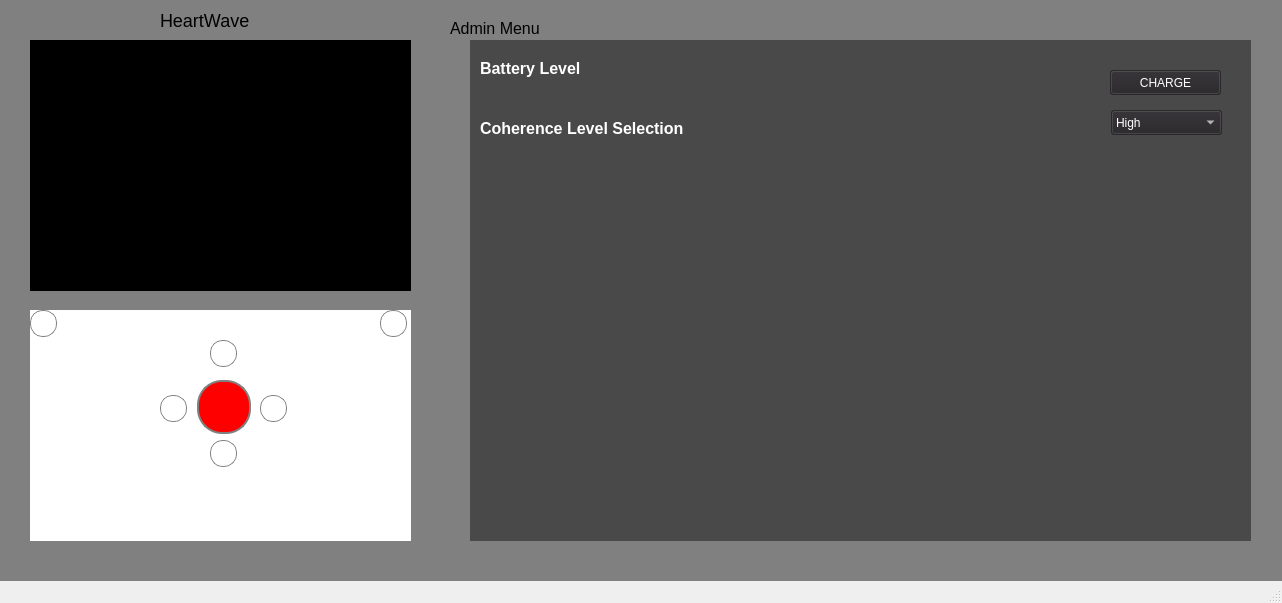
<?xml version="1.0" encoding="UTF-8"?>
<ui version="4.0">
 <class>MainWindow</class>
 <widget class="QMainWindow" name="MainWindow">
  <property name="geometry">
   <rect>
    <x>0</x>
    <y>0</y>
    <width>1282</width>
    <height>603</height>
   </rect>
  </property>
  <property name="windowTitle">
   <string>MainWindow</string>
  </property>
  <widget class="QWidget" name="centralwidget">
   <property name="enabled">
    <bool>true</bool>
   </property>
   <property name="styleSheet">
    <string notr="true">background-color: gray</string>
   </property>
   <widget class="QWidget" name="Buttons" native="true">
    <property name="geometry">
     <rect>
      <x>30</x>
      <y>310</y>
      <width>381</width>
      <height>231</height>
     </rect>
    </property>
    <property name="styleSheet">
     <string notr="true">background-color: white</string>
    </property>
    <widget class="QPushButton" name="UpButton">
     <property name="geometry">
      <rect>
       <x>180</x>
       <y>30</y>
       <width>27</width>
       <height>27</height>
      </rect>
     </property>
     <property name="styleSheet">
      <string notr="true">border-style: solid;
border-color: grey;
border-width: 1px;
border-radius: 12.5px;
background-color: none;
max-width:25px;
max-height:25px;
min-width:25px;
min-height:25px;</string>
     </property>
     <property name="text">
      <string/>
     </property>
    </widget>
    <widget class="QPushButton" name="DownButton">
     <property name="geometry">
      <rect>
       <x>180</x>
       <y>130</y>
       <width>27</width>
       <height>27</height>
      </rect>
     </property>
     <property name="styleSheet">
      <string notr="true">border-style: solid;
border-color: grey;
border-width: 1px;
border-radius: 12.5px;
background-color: none;
max-width:25px;
max-height:25px;
min-width:25px;
min-height:25px;</string>
     </property>
     <property name="text">
      <string/>
     </property>
    </widget>
    <widget class="QPushButton" name="SelectButton">
     <property name="geometry">
      <rect>
       <x>167</x>
       <y>70</y>
       <width>54</width>
       <height>54</height>
      </rect>
     </property>
     <property name="styleSheet">
      <string notr="true">border-style: solid;
border-color: grey;
border-width: 2px;
border-radius: 25px;
background-color: red;
max-width:50px;
max-height:50px;
min-width:50px;
min-height:50px;</string>
     </property>
     <property name="text">
      <string/>
     </property>
    </widget>
    <widget class="QPushButton" name="RightButton">
     <property name="geometry">
      <rect>
       <x>230</x>
       <y>85</y>
       <width>27</width>
       <height>27</height>
      </rect>
     </property>
     <property name="styleSheet">
      <string notr="true">border-style: solid;
border-color: grey;
border-width: 1px;
border-radius: 12.5px;
background-color: none;
max-width:25px;
max-height:25px;
min-width:25px;
min-height:25px;</string>
     </property>
     <property name="text">
      <string/>
     </property>
    </widget>
    <widget class="QPushButton" name="LeftButton">
     <property name="geometry">
      <rect>
       <x>130</x>
       <y>85</y>
       <width>27</width>
       <height>27</height>
      </rect>
     </property>
     <property name="styleSheet">
      <string notr="true">border-style: solid;
border-color: grey;
border-width: 1px;
border-radius: 12.5px;
background-color: none;
max-width:25px;
max-height:25px;
min-width:25px;
min-height:25px;</string>
     </property>
     <property name="text">
      <string/>
     </property>
    </widget>
    <widget class="QPushButton" name="PowerButton">
     <property name="geometry">
      <rect>
       <x>170</x>
       <y>190</y>
       <width>50</width>
       <height>50</height>
      </rect>
     </property>
     <property name="styleSheet">
      <string notr="true">border:none;
border-radius: 25px;
background-color: none;
max-width:50px;
max-height:50px;
min-width:50px;
min-height:50px;</string>
     </property>
     <property name="text">
      <string/>
     </property>
    </widget>
    <widget class="QPushButton" name="BackButton">
     <property name="geometry">
      <rect>
       <x>0</x>
       <y>0</y>
       <width>27</width>
       <height>27</height>
      </rect>
     </property>
     <property name="styleSheet">
      <string notr="true">border-style: solid;
border-color: grey;
border-width: 1px;
border-radius: 12.5px;
background-color: none;
max-width:25px;
max-height:25px;
min-width:25px;
min-height:25px;</string>
     </property>
     <property name="text">
      <string/>
     </property>
    </widget>
    <widget class="QPushButton" name="MenuButton">
     <property name="geometry">
      <rect>
       <x>350</x>
       <y>0</y>
       <width>27</width>
       <height>27</height>
      </rect>
     </property>
     <property name="styleSheet">
      <string notr="true">border-style: solid;
border-color: grey;
border-width: 1px;
border-radius: 12.5px;
background-color: none;
max-width:25px;
max-height:25px;
min-width:25px;
min-height:25px;</string>
     </property>
     <property name="text">
      <string/>
     </property>
    </widget>
   </widget>
   <widget class="QWidget" name="DisplayScreen" native="true">
    <property name="geometry">
     <rect>
      <x>30</x>
      <y>40</y>
      <width>381</width>
      <height>251</height>
     </rect>
    </property>
    <property name="styleSheet">
     <string notr="true">border: 3px solid black; background: solid white</string>
    </property>
    <widget class="QWidget" name="_2HVRScreen" native="true">
     <property name="geometry">
      <rect>
       <x>0</x>
       <y>40</y>
       <width>381</width>
       <height>211</height>
      </rect>
     </property>
     <property name="styleSheet">
      <string notr="true">border: 3px solid black;background: white</string>
     </property>
     <widget class="QWidget" name="widget_5" native="true">
      <property name="geometry">
       <rect>
        <x>350</x>
        <y>10</y>
        <width>21</width>
        <height>21</height>
       </rect>
      </property>
      <property name="styleSheet">
       <string notr="true">border-style: solid;
border-color: grey;
border-width: 2px;
border-radius: 10px;
background-color: red

</string>
      </property>
     </widget>
     <widget class="QWidget" name="widget_4" native="true">
      <property name="geometry">
       <rect>
        <x>240</x>
        <y>20</y>
        <width>61</width>
        <height>21</height>
       </rect>
      </property>
      <property name="palette">
       <palette>
        <active>
         <colorrole role="Button">
          <brush brushstyle="SolidPattern">
           <color alpha="255">
            <red>128</red>
            <green>128</green>
            <blue>128</blue>
           </color>
          </brush>
         </colorrole>
         <colorrole role="Base">
          <brush brushstyle="SolidPattern">
           <color alpha="255">
            <red>128</red>
            <green>128</green>
            <blue>128</blue>
           </color>
          </brush>
         </colorrole>
         <colorrole role="Window">
          <brush brushstyle="SolidPattern">
           <color alpha="255">
            <red>128</red>
            <green>128</green>
            <blue>128</blue>
           </color>
          </brush>
         </colorrole>
        </active>
        <inactive>
         <colorrole role="Button">
          <brush brushstyle="SolidPattern">
           <color alpha="255">
            <red>128</red>
            <green>128</green>
            <blue>128</blue>
           </color>
          </brush>
         </colorrole>
         <colorrole role="Base">
          <brush brushstyle="SolidPattern">
           <color alpha="255">
            <red>128</red>
            <green>128</green>
            <blue>128</blue>
           </color>
          </brush>
         </colorrole>
         <colorrole role="Window">
          <brush brushstyle="SolidPattern">
           <color alpha="255">
            <red>128</red>
            <green>128</green>
            <blue>128</blue>
           </color>
          </brush>
         </colorrole>
        </inactive>
        <disabled>
         <colorrole role="Button">
          <brush brushstyle="SolidPattern">
           <color alpha="255">
            <red>128</red>
            <green>128</green>
            <blue>128</blue>
           </color>
          </brush>
         </colorrole>
         <colorrole role="Base">
          <brush brushstyle="SolidPattern">
           <color alpha="255">
            <red>128</red>
            <green>128</green>
            <blue>128</blue>
           </color>
          </brush>
         </colorrole>
         <colorrole role="Window">
          <brush brushstyle="SolidPattern">
           <color alpha="255">
            <red>128</red>
            <green>128</green>
            <blue>128</blue>
           </color>
          </brush>
         </colorrole>
        </disabled>
       </palette>
      </property>
      <property name="styleSheet">
       <string notr="true">background: grey</string>
      </property>
     </widget>
     <widget class="QLabel" name="label_2">
      <property name="geometry">
       <rect>
        <x>80</x>
        <y>40</y>
        <width>61</width>
        <height>20</height>
       </rect>
      </property>
      <property name="styleSheet">
       <string notr="true">border : none</string>
      </property>
      <property name="text">
       <string>Coherence</string>
      </property>
     </widget>
     <widget class="QLabel" name="label_5">
      <property name="geometry">
       <rect>
        <x>80</x>
        <y>60</y>
        <width>54</width>
        <height>17</height>
       </rect>
      </property>
      <property name="styleSheet">
       <string notr="true">border : none</string>
      </property>
      <property name="text">
       <string>000.000</string>
      </property>
     </widget>
     <widget class="QLabel" name="label_6">
      <property name="geometry">
       <rect>
        <x>170</x>
        <y>60</y>
        <width>54</width>
        <height>17</height>
       </rect>
      </property>
      <property name="styleSheet">
       <string notr="true">border : none</string>
      </property>
      <property name="text">
       <string>000.000</string>
      </property>
     </widget>
     <widget class="QLabel" name="label_4">
      <property name="geometry">
       <rect>
        <x>240</x>
        <y>40</y>
        <width>81</width>
        <height>20</height>
       </rect>
      </property>
      <property name="styleSheet">
       <string notr="true">border : none</string>
      </property>
      <property name="text">
       <string>Achievement</string>
      </property>
     </widget>
     <widget class="QWidget" name="widget_3" native="true">
      <property name="geometry">
       <rect>
        <x>160</x>
        <y>20</y>
        <width>61</width>
        <height>21</height>
       </rect>
      </property>
      <property name="styleSheet">
       <string notr="true">background-color: grey</string>
      </property>
     </widget>
     <widget class="QLabel" name="label_7">
      <property name="geometry">
       <rect>
        <x>240</x>
        <y>60</y>
        <width>54</width>
        <height>17</height>
       </rect>
      </property>
      <property name="styleSheet">
       <string notr="true">border : none</string>
      </property>
      <property name="text">
       <string>000.000</string>
      </property>
     </widget>
     <widget class="QLabel" name="label_3">
      <property name="geometry">
       <rect>
        <x>170</x>
        <y>40</y>
        <width>41</width>
        <height>20</height>
       </rect>
      </property>
      <property name="styleSheet">
       <string notr="true">border : none</string>
      </property>
      <property name="text">
       <string>Length</string>
      </property>
     </widget>
     <widget class="QWidget" name="widget_2" native="true">
      <property name="geometry">
       <rect>
        <x>80</x>
        <y>20</y>
        <width>61</width>
        <height>21</height>
       </rect>
      </property>
      <property name="styleSheet">
       <string notr="true">background-color: grey</string>
      </property>
     </widget>
     <widget class="QProgressBar" name="progressBar">
      <property name="geometry">
       <rect>
        <x>70</x>
        <y>190</y>
        <width>241</width>
        <height>16</height>
       </rect>
      </property>
      <property name="value">
       <number>0</number>
      </property>
      <property name="textVisible">
       <bool>false</bool>
      </property>
     </widget>
     <widget class="QCustomPlot" name="plot" native="true">
      <property name="geometry">
       <rect>
        <x>40</x>
        <y>80</y>
        <width>291</width>
        <height>111</height>
       </rect>
      </property>
     </widget>
     <zorder>widget_5</zorder>
     <zorder>label_2</zorder>
     <zorder>label_5</zorder>
     <zorder>label_6</zorder>
     <zorder>label_4</zorder>
     <zorder>widget_3</zorder>
     <zorder>label_7</zorder>
     <zorder>label_3</zorder>
     <zorder>widget_2</zorder>
     <zorder>widget_4</zorder>
     <zorder>progressBar</zorder>
     <zorder>plot</zorder>
    </widget>
    <widget class="QWidget" name="_0MainMenu" native="true">
     <property name="geometry">
      <rect>
       <x>0</x>
       <y>40</y>
       <width>381</width>
       <height>211</height>
      </rect>
     </property>
     <property name="styleSheet">
      <string notr="true">border: 3px solid black;;background: #a986db</string>
     </property>
     <widget class="QWidget" name="MM_Button1" native="true">
      <property name="geometry">
       <rect>
        <x>0</x>
        <y>0</y>
        <width>381</width>
        <height>51</height>
       </rect>
      </property>
      <property name="styleSheet">
       <string notr="true">background: #3b6282</string>
      </property>
      <widget class="QLabel" name="label">
       <property name="geometry">
        <rect>
         <x>130</x>
         <y>20</y>
         <width>141</width>
         <height>17</height>
        </rect>
       </property>
       <property name="styleSheet">
        <string notr="true">border: none; font-size: 16px</string>
       </property>
       <property name="text">
        <string>Start New Session</string>
       </property>
      </widget>
     </widget>
     <widget class="QWidget" name="MM_Button2" native="true">
      <property name="geometry">
       <rect>
        <x>0</x>
        <y>50</y>
        <width>381</width>
        <height>51</height>
       </rect>
      </property>
      <property name="styleSheet">
       <string notr="true">background: #94a6b5</string>
      </property>
      <widget class="QLabel" name="label_8">
       <property name="geometry">
        <rect>
         <x>170</x>
         <y>10</y>
         <width>71</width>
         <height>21</height>
        </rect>
       </property>
       <property name="styleSheet">
        <string notr="true">border: none; font-size: 16px</string>
       </property>
       <property name="text">
        <string>Settings</string>
       </property>
      </widget>
     </widget>
     <widget class="QWidget" name="MM_Button3" native="true">
      <property name="geometry">
       <rect>
        <x>0</x>
        <y>100</y>
        <width>381</width>
        <height>51</height>
       </rect>
      </property>
      <property name="styleSheet">
       <string notr="true">background: #94a6b5</string>
      </property>
      <widget class="QLabel" name="label_9">
       <property name="geometry">
        <rect>
         <x>150</x>
         <y>10</y>
         <width>91</width>
         <height>21</height>
        </rect>
       </property>
       <property name="styleSheet">
        <string notr="true">border: none; font-size: 16px</string>
       </property>
       <property name="text">
        <string>Log/History</string>
       </property>
      </widget>
     </widget>
     <widget class="QWidget" name="MM_Button4" native="true">
      <property name="geometry">
       <rect>
        <x>0</x>
        <y>150</y>
        <width>381</width>
        <height>51</height>
       </rect>
      </property>
      <property name="styleSheet">
       <string notr="true">background: #94a6b5</string>
      </property>
      <widget class="QLabel" name="label_24">
       <property name="geometry">
        <rect>
         <x>150</x>
         <y>10</y>
         <width>101</width>
         <height>21</height>
        </rect>
       </property>
       <property name="styleSheet">
        <string notr="true">border: none; font-size: 16px</string>
       </property>
       <property name="text">
        <string>Snake Game</string>
       </property>
      </widget>
     </widget>
    </widget>
    <widget class="QWidget" name="OffScreen" native="true">
     <property name="geometry">
      <rect>
       <x>0</x>
       <y>0</y>
       <width>381</width>
       <height>251</height>
      </rect>
     </property>
     <property name="styleSheet">
      <string notr="true">background: black</string>
     </property>
    </widget>
    <widget class="QWidget" name="_1Settings" native="true">
     <property name="geometry">
      <rect>
       <x>0</x>
       <y>40</y>
       <width>381</width>
       <height>211</height>
      </rect>
     </property>
     <property name="styleSheet">
      <string notr="true">border: 3px solid black;;background: #a986db</string>
     </property>
     <widget class="QWidget" name="S_Button1" native="true">
      <property name="geometry">
       <rect>
        <x>0</x>
        <y>0</y>
        <width>381</width>
        <height>51</height>
       </rect>
      </property>
      <property name="styleSheet">
       <string notr="true">background: #3b6282</string>
      </property>
      <widget class="QLabel" name="label_13">
       <property name="geometry">
        <rect>
         <x>10</x>
         <y>10</y>
         <width>141</width>
         <height>21</height>
        </rect>
       </property>
       <property name="styleSheet">
        <string notr="true">border: none; font-size: 16px</string>
       </property>
       <property name="text">
        <string>Challenge Level:</string>
       </property>
      </widget>
      <widget class="QLabel" name="CL_Text">
       <property name="geometry">
        <rect>
         <x>250</x>
         <y>10</y>
         <width>121</width>
         <height>21</height>
        </rect>
       </property>
       <property name="layoutDirection">
        <enum>Qt::LeftToRight</enum>
       </property>
       <property name="styleSheet">
        <string notr="true">border: none; font-size: 16px</string>
       </property>
       <property name="text">
        <string>Beginner</string>
       </property>
       <property name="alignment">
        <set>Qt::AlignRight|Qt::AlignTrailing|Qt::AlignVCenter</set>
       </property>
      </widget>
     </widget>
     <widget class="QWidget" name="S_Button2" native="true">
      <property name="geometry">
       <rect>
        <x>0</x>
        <y>50</y>
        <width>381</width>
        <height>51</height>
       </rect>
      </property>
      <property name="styleSheet">
       <string notr="true">background: #94a6b5</string>
      </property>
      <widget class="QLabel" name="label_14">
       <property name="geometry">
        <rect>
         <x>10</x>
         <y>10</y>
         <width>141</width>
         <height>21</height>
        </rect>
       </property>
       <property name="styleSheet">
        <string notr="true">border: none; font-size: 16px</string>
       </property>
       <property name="text">
        <string>Breath Pacer</string>
       </property>
      </widget>
      <widget class="QLabel" name="BP_Text">
       <property name="geometry">
        <rect>
         <x>250</x>
         <y>10</y>
         <width>121</width>
         <height>21</height>
        </rect>
       </property>
       <property name="layoutDirection">
        <enum>Qt::LeftToRight</enum>
       </property>
       <property name="styleSheet">
        <string notr="true">border: none; font-size: 16px</string>
       </property>
       <property name="text">
        <string>10</string>
       </property>
       <property name="alignment">
        <set>Qt::AlignRight|Qt::AlignTrailing|Qt::AlignVCenter</set>
       </property>
      </widget>
     </widget>
    </widget>
    <widget class="QWidget" name="TopBar" native="true">
     <property name="geometry">
      <rect>
       <x>0</x>
       <y>0</y>
       <width>381</width>
       <height>41</height>
      </rect>
     </property>
     <property name="styleSheet">
      <string notr="true">background: #a986db</string>
     </property>
     <widget class="QProgressBar" name="BatteryVisual">
      <property name="geometry">
       <rect>
        <x>20</x>
        <y>10</y>
        <width>41</width>
        <height>20</height>
       </rect>
      </property>
      <property name="sizePolicy">
       <sizepolicy hsizetype="MinimumExpanding" vsizetype="Expanding">
        <horstretch>0</horstretch>
        <verstretch>0</verstretch>
       </sizepolicy>
      </property>
      <property name="whatsThis">
       <string>&lt;html&gt;&lt;head/&gt;&lt;body&gt;&lt;p&gt;Battery Level&lt;/p&gt;&lt;/body&gt;&lt;/html&gt;</string>
      </property>
      <property name="layoutDirection">
       <enum>Qt::LeftToRight</enum>
      </property>
      <property name="autoFillBackground">
       <bool>false</bool>
      </property>
      <property name="styleSheet">
       <string notr="true">background: none; border : none</string>
      </property>
      <property name="value">
       <number>50</number>
      </property>
      <property name="alignment">
       <set>Qt::AlignCenter</set>
      </property>
      <property name="textVisible">
       <bool>false</bool>
      </property>
      <property name="orientation">
       <enum>Qt::Horizontal</enum>
      </property>
      <property name="invertedAppearance">
       <bool>false</bool>
      </property>
      <property name="textDirection">
       <enum>QProgressBar::BottomToTop</enum>
      </property>
     </widget>
     <widget class="QLabel" name="batteryPercent">
      <property name="geometry">
       <rect>
        <x>20</x>
        <y>10</y>
        <width>31</width>
        <height>17</height>
       </rect>
      </property>
      <property name="toolTip">
       <string>&lt;html&gt;&lt;head/&gt;&lt;body&gt;&lt;p&gt;Battery Level&lt;/p&gt;&lt;/body&gt;&lt;/html&gt;</string>
      </property>
      <property name="whatsThis">
       <string>&lt;html&gt;&lt;head/&gt;&lt;body&gt;&lt;p&gt;Battery Level&lt;/p&gt;&lt;/body&gt;&lt;/html&gt;</string>
      </property>
      <property name="styleSheet">
       <string notr="true">border: none; padding:   -6px; background: none</string>
      </property>
      <property name="midLineWidth">
       <number>-1</number>
      </property>
      <property name="text">
       <string>50%</string>
      </property>
     </widget>
    </widget>
    <widget class="QWidget" name="_3LogHistory" native="true">
     <property name="geometry">
      <rect>
       <x>0</x>
       <y>40</y>
       <width>381</width>
       <height>211</height>
      </rect>
     </property>
     <property name="styleSheet">
      <string notr="true">border: 3px solid black;;background: #a986db</string>
     </property>
     <widget class="QFrame" name="historyFrame">
      <property name="geometry">
       <rect>
        <x>0</x>
        <y>0</y>
        <width>380</width>
        <height>10000</height>
       </rect>
      </property>
      <property name="frameShape">
       <enum>QFrame::StyledPanel</enum>
      </property>
      <property name="frameShadow">
       <enum>QFrame::Raised</enum>
      </property>
     </widget>
    </widget>
    <widget class="QWidget" name="__Overview" native="true">
     <property name="geometry">
      <rect>
       <x>0</x>
       <y>0</y>
       <width>381</width>
       <height>251</height>
      </rect>
     </property>
     <property name="styleSheet">
      <string notr="true">border: 3px solid black;;background: #394161;</string>
     </property>
     <widget class="QWidget" name="__Overview_2" native="true">
      <property name="geometry">
       <rect>
        <x>30</x>
        <y>0</y>
        <width>321</width>
        <height>251</height>
       </rect>
      </property>
      <property name="styleSheet">
       <string notr="true">border: 3px solid black;;background: #616ddd;</string>
      </property>
      <widget class="QLabel" name="label_10">
       <property name="geometry">
        <rect>
         <x>20</x>
         <y>20</y>
         <width>101</width>
         <height>17</height>
        </rect>
       </property>
       <property name="styleSheet">
        <string notr="true">border: none</string>
       </property>
       <property name="text">
        <string>Challenge Level </string>
       </property>
      </widget>
      <widget class="QLabel" name="label_11">
       <property name="geometry">
        <rect>
         <x>20</x>
         <y>40</y>
         <width>121</width>
         <height>17</height>
        </rect>
       </property>
       <property name="styleSheet">
        <string notr="true">border: none</string>
       </property>
       <property name="text">
        <string>Percent Time in Low</string>
       </property>
      </widget>
      <widget class="QLabel" name="label_12">
       <property name="geometry">
        <rect>
         <x>20</x>
         <y>60</y>
         <width>151</width>
         <height>17</height>
        </rect>
       </property>
       <property name="styleSheet">
        <string notr="true">border: none</string>
       </property>
       <property name="text">
        <string>Percent Time in Medium</string>
       </property>
      </widget>
      <widget class="QLabel" name="label_16">
       <property name="geometry">
        <rect>
         <x>20</x>
         <y>80</y>
         <width>121</width>
         <height>17</height>
        </rect>
       </property>
       <property name="styleSheet">
        <string notr="true">border: none</string>
       </property>
       <property name="text">
        <string>Percent Time in High</string>
       </property>
      </widget>
      <widget class="QLabel" name="label_17">
       <property name="geometry">
        <rect>
         <x>20</x>
         <y>100</y>
         <width>121</width>
         <height>17</height>
        </rect>
       </property>
       <property name="styleSheet">
        <string notr="true">border: none</string>
       </property>
       <property name="text">
        <string>Average Coherence</string>
       </property>
      </widget>
      <widget class="QLabel" name="label_18">
       <property name="geometry">
        <rect>
         <x>20</x>
         <y>120</y>
         <width>121</width>
         <height>17</height>
        </rect>
       </property>
       <property name="styleSheet">
        <string notr="true">border: none</string>
       </property>
       <property name="text">
        <string>Length of Session</string>
       </property>
      </widget>
      <widget class="QLabel" name="label_19">
       <property name="geometry">
        <rect>
         <x>20</x>
         <y>140</y>
         <width>121</width>
         <height>17</height>
        </rect>
       </property>
       <property name="styleSheet">
        <string notr="true">border: none</string>
       </property>
       <property name="text">
        <string>Achievement Score</string>
       </property>
      </widget>
      <widget class="QLabel" name="CL">
       <property name="geometry">
        <rect>
         <x>250</x>
         <y>20</y>
         <width>61</width>
         <height>20</height>
        </rect>
       </property>
       <property name="styleSheet">
        <string notr="true">border: none</string>
       </property>
       <property name="text">
        <string>0</string>
       </property>
       <property name="alignment">
        <set>Qt::AlignRight|Qt::AlignTrailing|Qt::AlignVCenter</set>
       </property>
      </widget>
      <widget class="QLabel" name="TIL">
       <property name="geometry">
        <rect>
         <x>250</x>
         <y>40</y>
         <width>61</width>
         <height>20</height>
        </rect>
       </property>
       <property name="styleSheet">
        <string notr="true">border: none</string>
       </property>
       <property name="text">
        <string>0</string>
       </property>
       <property name="alignment">
        <set>Qt::AlignRight|Qt::AlignTrailing|Qt::AlignVCenter</set>
       </property>
      </widget>
      <widget class="QLabel" name="TIH">
       <property name="geometry">
        <rect>
         <x>250</x>
         <y>80</y>
         <width>61</width>
         <height>20</height>
        </rect>
       </property>
       <property name="styleSheet">
        <string notr="true">border: none</string>
       </property>
       <property name="text">
        <string>0</string>
       </property>
       <property name="alignment">
        <set>Qt::AlignRight|Qt::AlignTrailing|Qt::AlignVCenter</set>
       </property>
      </widget>
      <widget class="QLabel" name="TIM">
       <property name="geometry">
        <rect>
         <x>250</x>
         <y>60</y>
         <width>61</width>
         <height>20</height>
        </rect>
       </property>
       <property name="styleSheet">
        <string notr="true">border: none</string>
       </property>
       <property name="text">
        <string>0</string>
       </property>
       <property name="alignment">
        <set>Qt::AlignRight|Qt::AlignTrailing|Qt::AlignVCenter</set>
       </property>
      </widget>
      <widget class="QLabel" name="LS">
       <property name="geometry">
        <rect>
         <x>250</x>
         <y>120</y>
         <width>61</width>
         <height>20</height>
        </rect>
       </property>
       <property name="styleSheet">
        <string notr="true">border: none</string>
       </property>
       <property name="text">
        <string>0</string>
       </property>
       <property name="alignment">
        <set>Qt::AlignRight|Qt::AlignTrailing|Qt::AlignVCenter</set>
       </property>
      </widget>
      <widget class="QLabel" name="AC">
       <property name="geometry">
        <rect>
         <x>250</x>
         <y>100</y>
         <width>61</width>
         <height>20</height>
        </rect>
       </property>
       <property name="styleSheet">
        <string notr="true">border: none</string>
       </property>
       <property name="text">
        <string>0</string>
       </property>
       <property name="alignment">
        <set>Qt::AlignRight|Qt::AlignTrailing|Qt::AlignVCenter</set>
       </property>
      </widget>
      <widget class="QLabel" name="AS">
       <property name="geometry">
        <rect>
         <x>250</x>
         <y>140</y>
         <width>61</width>
         <height>20</height>
        </rect>
       </property>
       <property name="styleSheet">
        <string notr="true">border: none</string>
       </property>
       <property name="text">
        <string>0</string>
       </property>
       <property name="alignment">
        <set>Qt::AlignRight|Qt::AlignTrailing|Qt::AlignVCenter</set>
       </property>
      </widget>
      <widget class="QCustomPlot" name="widget_6" native="true">
       <property name="geometry">
        <rect>
         <x>40</x>
         <y>160</y>
         <width>241</width>
         <height>80</height>
        </rect>
       </property>
      </widget>
     </widget>
    </widget>
    <widget class="QWidget" name="_0Hist" native="true">
     <property name="geometry">
      <rect>
       <x>275</x>
       <y>5</y>
       <width>100</width>
       <height>30</height>
      </rect>
     </property>
     <property name="styleSheet">
      <string notr="true">background:#94a6b5</string>
     </property>
     <widget class="QLabel" name="label_22">
      <property name="geometry">
       <rect>
        <x>20</x>
        <y>10</y>
        <width>71</width>
        <height>17</height>
       </rect>
      </property>
      <property name="styleSheet">
       <string notr="true">border:none</string>
      </property>
      <property name="text">
       <string>Reset Data</string>
      </property>
     </widget>
    </widget>
    <widget class="QWidget" name="_4SnakeGame" native="true">
     <property name="geometry">
      <rect>
       <x>0</x>
       <y>0</y>
       <width>381</width>
       <height>251</height>
      </rect>
     </property>
     <property name="styleSheet">
      <string notr="true">border: 10px solid black;;background: #ddd</string>
     </property>
     <widget class="QWidget" name="Food" native="true">
      <property name="geometry">
       <rect>
        <x>30</x>
        <y>70</y>
        <width>10</width>
        <height>10</height>
       </rect>
      </property>
      <property name="styleSheet">
       <string notr="true">border:none;background:blue</string>
      </property>
     </widget>
     <widget class="QLabel" name="Score">
      <property name="geometry">
       <rect>
        <x>320</x>
        <y>-10</y>
        <width>61</width>
        <height>31</height>
       </rect>
      </property>
      <property name="font">
       <font>
        <pointsize>8</pointsize>
        <weight>50</weight>
        <bold>false</bold>
        <underline>false</underline>
       </font>
      </property>
      <property name="styleSheet">
       <string notr="true">border: none; color: white; background:none</string>
      </property>
      <property name="text">
       <string>Score : 0</string>
      </property>
      <property name="alignment">
       <set>Qt::AlignRight|Qt::AlignTrailing|Qt::AlignVCenter</set>
      </property>
     </widget>
     <widget class="QLabel" name="StartText">
      <property name="geometry">
       <rect>
        <x>120</x>
        <y>10</y>
        <width>171</width>
        <height>51</height>
       </rect>
      </property>
      <property name="font">
       <font>
        <pointsize>15</pointsize>
        <weight>75</weight>
        <bold>true</bold>
        <underline>true</underline>
       </font>
      </property>
      <property name="styleSheet">
       <string notr="true">border: none; background: none;</string>
      </property>
      <property name="text">
       <string>Press Any Button
To Start</string>
      </property>
      <property name="alignment">
       <set>Qt::AlignCenter</set>
      </property>
     </widget>
     <widget class="QWidget" name="Snake" native="true">
      <property name="geometry">
       <rect>
        <x>180</x>
        <y>130</y>
        <width>10</width>
        <height>10</height>
       </rect>
      </property>
      <property name="styleSheet">
       <string notr="true">border:none;background:black</string>
      </property>
     </widget>
    </widget>
    <zorder>_0Hist</zorder>
    <zorder>_2HVRScreen</zorder>
    <zorder>_1Settings</zorder>
    <zorder>_3LogHistory</zorder>
    <zorder>__Overview</zorder>
    <zorder>_0MainMenu</zorder>
    <zorder>_4SnakeGame</zorder>
    <zorder>TopBar</zorder>
    <zorder>OffScreen</zorder>
   </widget>
   <widget class="QLabel" name="Title">
    <property name="geometry">
     <rect>
      <x>160</x>
      <y>10</y>
      <width>101</width>
      <height>21</height>
     </rect>
    </property>
    <property name="styleSheet">
     <string notr="true">font-size: 18px</string>
    </property>
    <property name="text">
     <string>HeartWave</string>
    </property>
   </widget>
   <widget class="QWidget" name="widget" native="true">
    <property name="geometry">
     <rect>
      <x>470</x>
      <y>40</y>
      <width>781</width>
      <height>501</height>
     </rect>
    </property>
    <property name="palette">
     <palette>
      <active>
       <colorrole role="Button">
        <brush brushstyle="SolidPattern">
         <color alpha="153">
          <red>38</red>
          <green>36</green>
          <blue>39</blue>
         </color>
        </brush>
       </colorrole>
       <colorrole role="Text">
        <brush brushstyle="SolidPattern">
         <color alpha="255">
          <red>255</red>
          <green>255</green>
          <blue>255</blue>
         </color>
        </brush>
       </colorrole>
       <colorrole role="Base">
        <brush brushstyle="SolidPattern">
         <color alpha="153">
          <red>38</red>
          <green>36</green>
          <blue>39</blue>
         </color>
        </brush>
       </colorrole>
       <colorrole role="Window">
        <brush brushstyle="SolidPattern">
         <color alpha="153">
          <red>38</red>
          <green>36</green>
          <blue>39</blue>
         </color>
        </brush>
       </colorrole>
       <colorrole role="PlaceholderText">
        <brush brushstyle="SolidPattern">
         <color alpha="128">
          <red>255</red>
          <green>255</green>
          <blue>255</blue>
         </color>
        </brush>
       </colorrole>
      </active>
      <inactive>
       <colorrole role="Button">
        <brush brushstyle="SolidPattern">
         <color alpha="153">
          <red>38</red>
          <green>36</green>
          <blue>39</blue>
         </color>
        </brush>
       </colorrole>
       <colorrole role="Text">
        <brush brushstyle="SolidPattern">
         <color alpha="255">
          <red>255</red>
          <green>255</green>
          <blue>255</blue>
         </color>
        </brush>
       </colorrole>
       <colorrole role="Base">
        <brush brushstyle="SolidPattern">
         <color alpha="153">
          <red>38</red>
          <green>36</green>
          <blue>39</blue>
         </color>
        </brush>
       </colorrole>
       <colorrole role="Window">
        <brush brushstyle="SolidPattern">
         <color alpha="153">
          <red>38</red>
          <green>36</green>
          <blue>39</blue>
         </color>
        </brush>
       </colorrole>
       <colorrole role="PlaceholderText">
        <brush brushstyle="SolidPattern">
         <color alpha="128">
          <red>255</red>
          <green>255</green>
          <blue>255</blue>
         </color>
        </brush>
       </colorrole>
      </inactive>
      <disabled>
       <colorrole role="Button">
        <brush brushstyle="SolidPattern">
         <color alpha="153">
          <red>38</red>
          <green>36</green>
          <blue>39</blue>
         </color>
        </brush>
       </colorrole>
       <colorrole role="Text">
        <brush brushstyle="SolidPattern">
         <color alpha="255">
          <red>190</red>
          <green>190</green>
          <blue>190</blue>
         </color>
        </brush>
       </colorrole>
       <colorrole role="Base">
        <brush brushstyle="SolidPattern">
         <color alpha="153">
          <red>38</red>
          <green>36</green>
          <blue>39</blue>
         </color>
        </brush>
       </colorrole>
       <colorrole role="Window">
        <brush brushstyle="SolidPattern">
         <color alpha="153">
          <red>38</red>
          <green>36</green>
          <blue>39</blue>
         </color>
        </brush>
       </colorrole>
       <colorrole role="PlaceholderText">
        <brush brushstyle="SolidPattern">
         <color alpha="128">
          <red>0</red>
          <green>0</green>
          <blue>0</blue>
         </color>
        </brush>
       </colorrole>
      </disabled>
     </palette>
    </property>
    <property name="styleSheet">
     <string notr="true">background-color: rgba(38, 36, 39, 0.6)</string>
    </property>
    <widget class="QLabel" name="label_20">
     <property name="geometry">
      <rect>
       <x>10</x>
       <y>20</y>
       <width>131</width>
       <height>17</height>
      </rect>
     </property>
     <property name="font">
      <font>
       <pointsize>-1</pointsize>
       <weight>75</weight>
       <bold>true</bold>
      </font>
     </property>
     <property name="styleSheet">
      <string notr="true">font-size: 16px; background: none; color: white;</string>
     </property>
     <property name="text">
      <string>Battery Level</string>
     </property>
    </widget>
    <widget class="QLabel" name="label_21">
     <property name="geometry">
      <rect>
       <x>10</x>
       <y>80</y>
       <width>221</width>
       <height>17</height>
      </rect>
     </property>
     <property name="font">
      <font>
       <pointsize>-1</pointsize>
       <weight>75</weight>
       <bold>true</bold>
      </font>
     </property>
     <property name="styleSheet">
      <string notr="true">font-size: 16px; background: none; color: white;</string>
     </property>
     <property name="text">
      <string>Coherence Level Selection</string>
     </property>
    </widget>
    <widget class="QComboBox" name="comboBox">
     <property name="geometry">
      <rect>
       <x>641</x>
       <y>70</y>
       <width>111</width>
       <height>25</height>
      </rect>
     </property>
     <property name="palette">
      <palette>
       <active>
        <colorrole role="Button">
         <brush brushstyle="SolidPattern">
          <color alpha="153">
           <red>38</red>
           <green>36</green>
           <blue>39</blue>
          </color>
         </brush>
        </colorrole>
        <colorrole role="ButtonText">
         <brush brushstyle="SolidPattern">
          <color alpha="255">
           <red>255</red>
           <green>255</green>
           <blue>255</blue>
          </color>
         </brush>
        </colorrole>
        <colorrole role="Base">
         <brush brushstyle="SolidPattern">
          <color alpha="153">
           <red>38</red>
           <green>36</green>
           <blue>39</blue>
          </color>
         </brush>
        </colorrole>
        <colorrole role="Window">
         <brush brushstyle="SolidPattern">
          <color alpha="153">
           <red>38</red>
           <green>36</green>
           <blue>39</blue>
          </color>
         </brush>
        </colorrole>
       </active>
       <inactive>
        <colorrole role="Button">
         <brush brushstyle="SolidPattern">
          <color alpha="153">
           <red>38</red>
           <green>36</green>
           <blue>39</blue>
          </color>
         </brush>
        </colorrole>
        <colorrole role="ButtonText">
         <brush brushstyle="SolidPattern">
          <color alpha="255">
           <red>255</red>
           <green>255</green>
           <blue>255</blue>
          </color>
         </brush>
        </colorrole>
        <colorrole role="Base">
         <brush brushstyle="SolidPattern">
          <color alpha="153">
           <red>38</red>
           <green>36</green>
           <blue>39</blue>
          </color>
         </brush>
        </colorrole>
        <colorrole role="Window">
         <brush brushstyle="SolidPattern">
          <color alpha="153">
           <red>38</red>
           <green>36</green>
           <blue>39</blue>
          </color>
         </brush>
        </colorrole>
       </inactive>
       <disabled>
        <colorrole role="Button">
         <brush brushstyle="SolidPattern">
          <color alpha="153">
           <red>38</red>
           <green>36</green>
           <blue>39</blue>
          </color>
         </brush>
        </colorrole>
        <colorrole role="ButtonText">
         <brush brushstyle="SolidPattern">
          <color alpha="255">
           <red>190</red>
           <green>190</green>
           <blue>190</blue>
          </color>
         </brush>
        </colorrole>
        <colorrole role="Base">
         <brush brushstyle="SolidPattern">
          <color alpha="153">
           <red>38</red>
           <green>36</green>
           <blue>39</blue>
          </color>
         </brush>
        </colorrole>
        <colorrole role="Window">
         <brush brushstyle="SolidPattern">
          <color alpha="153">
           <red>38</red>
           <green>36</green>
           <blue>39</blue>
          </color>
         </brush>
        </colorrole>
       </disabled>
      </palette>
     </property>
     <item>
      <property name="text">
       <string>High</string>
      </property>
     </item>
     <item>
      <property name="text">
       <string>Medium</string>
      </property>
     </item>
     <item>
      <property name="text">
       <string>Low</string>
      </property>
     </item>
    </widget>
    <widget class="QPushButton" name="pushButton">
     <property name="geometry">
      <rect>
       <x>640</x>
       <y>30</y>
       <width>111</width>
       <height>25</height>
      </rect>
     </property>
     <property name="palette">
      <palette>
       <active>
        <colorrole role="Button">
         <brush brushstyle="SolidPattern">
          <color alpha="153">
           <red>38</red>
           <green>36</green>
           <blue>39</blue>
          </color>
         </brush>
        </colorrole>
        <colorrole role="ButtonText">
         <brush brushstyle="SolidPattern">
          <color alpha="255">
           <red>255</red>
           <green>255</green>
           <blue>255</blue>
          </color>
         </brush>
        </colorrole>
        <colorrole role="Base">
         <brush brushstyle="SolidPattern">
          <color alpha="153">
           <red>38</red>
           <green>36</green>
           <blue>39</blue>
          </color>
         </brush>
        </colorrole>
        <colorrole role="Window">
         <brush brushstyle="SolidPattern">
          <color alpha="153">
           <red>38</red>
           <green>36</green>
           <blue>39</blue>
          </color>
         </brush>
        </colorrole>
       </active>
       <inactive>
        <colorrole role="Button">
         <brush brushstyle="SolidPattern">
          <color alpha="153">
           <red>38</red>
           <green>36</green>
           <blue>39</blue>
          </color>
         </brush>
        </colorrole>
        <colorrole role="ButtonText">
         <brush brushstyle="SolidPattern">
          <color alpha="255">
           <red>255</red>
           <green>255</green>
           <blue>255</blue>
          </color>
         </brush>
        </colorrole>
        <colorrole role="Base">
         <brush brushstyle="SolidPattern">
          <color alpha="153">
           <red>38</red>
           <green>36</green>
           <blue>39</blue>
          </color>
         </brush>
        </colorrole>
        <colorrole role="Window">
         <brush brushstyle="SolidPattern">
          <color alpha="153">
           <red>38</red>
           <green>36</green>
           <blue>39</blue>
          </color>
         </brush>
        </colorrole>
       </inactive>
       <disabled>
        <colorrole role="Button">
         <brush brushstyle="SolidPattern">
          <color alpha="153">
           <red>38</red>
           <green>36</green>
           <blue>39</blue>
          </color>
         </brush>
        </colorrole>
        <colorrole role="ButtonText">
         <brush brushstyle="SolidPattern">
          <color alpha="255">
           <red>190</red>
           <green>190</green>
           <blue>190</blue>
          </color>
         </brush>
        </colorrole>
        <colorrole role="Base">
         <brush brushstyle="SolidPattern">
          <color alpha="153">
           <red>38</red>
           <green>36</green>
           <blue>39</blue>
          </color>
         </brush>
        </colorrole>
        <colorrole role="Window">
         <brush brushstyle="SolidPattern">
          <color alpha="153">
           <red>38</red>
           <green>36</green>
           <blue>39</blue>
          </color>
         </brush>
        </colorrole>
       </disabled>
      </palette>
     </property>
     <property name="text">
      <string>CHARGE</string>
     </property>
    </widget>
   </widget>
   <widget class="QLabel" name="label_15">
    <property name="geometry">
     <rect>
      <x>450</x>
      <y>20</y>
      <width>101</width>
      <height>17</height>
     </rect>
    </property>
    <property name="styleSheet">
     <string notr="true">font-size: 16px</string>
    </property>
    <property name="text">
     <string>Admin Menu</string>
    </property>
   </widget>
   <zorder>DisplayScreen</zorder>
   <zorder>Buttons</zorder>
   <zorder>Title</zorder>
   <zorder>widget</zorder>
   <zorder>label_15</zorder>
  </widget>
  <widget class="QMenuBar" name="menubar">
   <property name="geometry">
    <rect>
     <x>0</x>
     <y>0</y>
     <width>1282</width>
     <height>22</height>
    </rect>
   </property>
  </widget>
  <widget class="QStatusBar" name="statusbar"/>
 </widget>
 <customwidgets>
  <customwidget>
   <class>QCustomPlot</class>
   <extends>QWidget</extends>
   <header>qcustomplot.h</header>
   <container>1</container>
  </customwidget>
 </customwidgets>
 <resources/>
 <connections/>
</ui>
